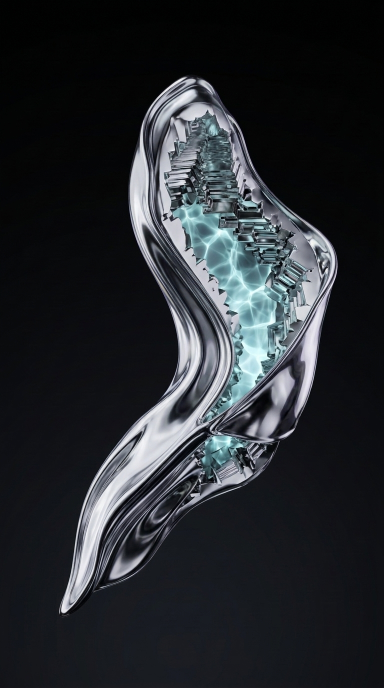
#> input picture artworks/masters/RUPTURE_M129_v1.jpg, 768 x 1376 px, found by its file name (shown at 1/2 size)
$ python -i generate_editions_07_08_09_10.py   (imports and definitions only)
#> lines starting #> are read from the running program, lines starting #| are printed output that depends on the picture
#> in load_master_artwork, raw is the input picture: PIL image 768x1376 RGB; mean R, G, B 39.4, 42.7, 47
#!/usr/bin/env python3
"""
RUPTURE Studio — Generator for Editions 07, 08, 09, and 10
Explores chromatic variety across the collective's underground identity:
- Edition 07: Chromatic Strata (Horizontal Color Rows in 3-col profile grid: Silver, Red, Cyan, Purple, Amber)
- Edition 08: Ultraviolet Rift (Deep Acid Violet, Dark Orchid, Electric Lavender, Void Obsidian)
- Edition 09: Cryogenic Void (Sub-zero Cyan, Oceanic Cobalt, Polar Ice Glass, Mirror Chrome)
- Edition 10: Spectrum Mutation (Full Randomized Multi-Chromatic Exploration & Duotones across all 15 posts)
"""

import os
import sys
import json
from PIL import Image, ImageDraw, ImageFont, ImageOps, ImageEnhance

ROOT = os.path.abspath(os.path.join(os.path.dirname(__file__), ".."))
MASTERS_DIR = os.path.join(ROOT, "artworks", "masters")
BRAIN_DIR = "/Users/alex/.gemini/antigravity/brain/caf6c4ea-9b06-4d9f-9428-74b197be24de"

FONT_HELVETICA_TTC = "/System/Library/Fonts/HelveticaNeue.ttc"
FONT_MONO_TTF = "/System/Library/Fonts/SFNSMono.ttf"

# [11 lines left out: function get_font, not called in this run]

COLOR_WHITE = (255, 255, 255)
COLOR_OFFWHITE = (235, 238, 242)
COLOR_SILVER = (195, 202, 212)
COLOR_SLATE = (110, 118, 132)
COLOR_DARK_SLATE = (45, 50, 60)
COLOR_CHARCOAL = (24, 26, 32)
COLOR_VOID = (8, 9, 12)

COLOR_PALE_CYAN = (122, 231, 255)
COLOR_ICY_BLUE = (94, 197, 255)
COLOR_LAVENDER = (196, 181, 253)
COLOR_PEARL = (214, 218, 223)
COLOR_ULTRAVIOLET = (168, 108, 255)
COLOR_MAGENTA = (255, 45, 175)
COLOR_MOLTEN_RED = (255, 45, 60)
COLOR_AMBER = (255, 165, 30)
COLOR_EMERALD = (0, 245, 145)
COLOR_COBALT = (60, 130, 255)

def apply_chromatic_grade(img, mode="silver", intensity=0.82):
#> called with mode = 'silver', intensity = 0.82
    rgb = img.convert("RGB")
    gray = ImageOps.grayscale(rgb)
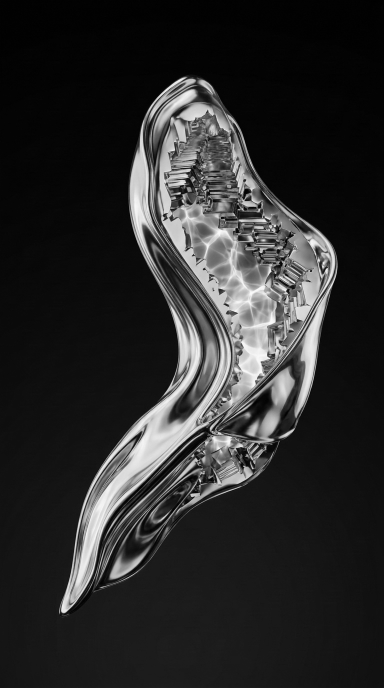
#> gray: PIL image 768x1376 L (shown at 1/2 size); min 0, max 254, mean 42.2

    if mode == "silver" or mode == "monochrome":
        enhancer = ImageEnhance.Contrast(rgb)
        return enhancer.enhance(1.18)
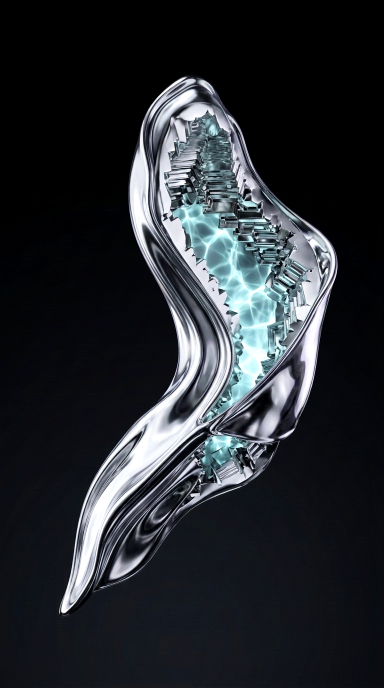
#> returned value: PIL image 768x1376 RGB (shown at 1/2 size); mean R, G, B 39.5, 43.1, 48

    elif mode == "red" or mode == "crimson":
        tint = ImageOps.colorize(gray, black=(8, 0, 2), mid=(235, 22, 42), white=(255, 238, 242))
        return Image.blend(rgb, tint, intensity)

    elif mode == "purple" or mode == "ultraviolet":
        tint = ImageOps.colorize(gray, black=(12, 2, 20), mid=(165, 42, 245), white=(255, 238, 255))
        return Image.blend(rgb, tint, intensity)

    elif mode == "cyan" or mode == "cryogenic":
        tint = ImageOps.colorize(gray, black=(0, 8, 16), mid=(0, 212, 255), white=(225, 255, 255))
        return Image.blend(rgb, tint, intensity)

    elif mode == "amber" or mode == "gold":
        tint = ImageOps.colorize(gray, black=(14, 5, 0), mid=(255, 150, 18), white=(255, 250, 225))
        return Image.blend(rgb, tint, intensity)

    elif mode == "emerald" or mode == "toxic":
        tint = ImageOps.colorize(gray, black=(0, 12, 6), mid=(0, 245, 140), white=(220, 255, 240))
        return Image.blend(rgb, tint, intensity)

    elif mode == "magenta":
        tint = ImageOps.colorize(gray, black=(16, 0, 10), mid=(250, 25, 165), white=(255, 235, 252))
        return Image.blend(rgb, tint, intensity)

    elif mode == "cobalt":
        tint = ImageOps.colorize(gray, black=(0, 4, 16), mid=(35, 95, 250), white=(215, 238, 255))
        return Image.blend(rgb, tint, intensity)

    elif mode == "duotone_purple_cyan":
        tint = ImageOps.colorize(gray, black=(24, 2, 42), mid=(152, 42, 225), white=(85, 242, 255))
        return Image.blend(rgb, tint, intensity)

    elif mode == "duotone_red_amber":
        tint = ImageOps.colorize(gray, black=(24, 2, 4), mid=(225, 28, 32), white=(255, 218, 85))
        return Image.blend(rgb, tint, intensity)

    return rgb

def load_master_artwork(filename, target_size=(1080, 1350), scale=1.0, offset=(0, 0), color_mode="silver", intensity=0.82):
    path = os.path.join(MASTERS_DIR, filename)
    if not os.path.exists(path):
        raise FileNotFoundError(f"Missing master artwork: {path}")
    raw = Image.open(path).convert("RGB")
    graded = apply_chromatic_grade(raw, mode=color_mode, intensity=intensity)
    img = graded.convert("RGBA")

    w, h = img.size
#> w = 768; h = 1376
    tw, th = target_size
    scale_factor = max(tw / w, th / h) * scale
#> scale_factor = 1.41
    nw, nh = int(w * scale_factor), int(h * scale_factor)
#> nw = 1080; nh = 1935
    img_resized = img.resize((nw, nh), Image.Resampling.LANCZOS)
    left = (nw - tw) // 2 + offset[0]
#> left = 0
    top = (nh - th) // 2 + offset[1]
#> top = 292
    cropped = img_resized.crop((left, top, left + tw, top + th))
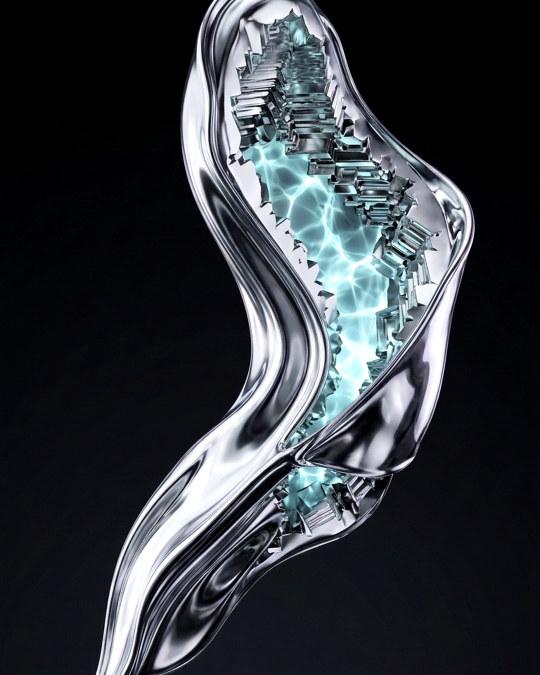
#> cropped: PIL image 1080x1350 RGBA (shown at 1/2 size); mean R, G, B, A 51.3, 55.8, 61.5, 255
    return cropped

# [305 lines left out: functions apply_gradient_overlay, draw_translucent_panel, draw_letterspaced, draw_technical_frame, draw_header_meta, draw_footer_meta and 1 more, not called in this run]

# ==============================================================================
# EDITIONS SPECIFICATIONS FOR 07, 08, 09, 10
# ==============================================================================

EDITIONS = [
    {
        "id": "edition_07_chromatic_strata",
        "title": "EDITION 07: CHROMATIC STRATA",
        "short_title": "Chromatic Strata",
        "posts": [
            # Row 1 (Silver / Mercury)
            ("01", "The First Signal", "RUPTURE_M15_v1.jpg", "Sculptural Liquid Chrome", "Primary Family", "silver", COLOR_SILVER, False),
            ("02", "The Manifesto", "RUPTURE_M23_v1.jpg", "Folded Liquid Surfaces", "Secondary Family", "silver", COLOR_WHITE, False),
            ("03", "The Identity", "RUPTURE_M54_v1.jpg", "Sculptural Liquid Chrome", "Primary Family", "silver", COLOR_SILVER, False),
            # Row 2 (Molten Crimson Red)
            ("04", "Save The Date", "RUPTURE_M38_v1.jpg", "Folded Liquid Surfaces", "Secondary Family", "red", COLOR_MOLTEN_RED, False),
            ("05", "Main Event Poster", "RUPTURE_M43_v1.jpg", "Folded Liquid Surfaces", "Secondary Family", "red", COLOR_MOLTEN_RED, True),
            ("06", "The Lineup", "RUPTURE_M74_v1.jpg", "Sculptural Liquid Chrome", "Primary Family", "red", COLOR_MOLTEN_RED, False),
            # Row 3 (Cryogenic Cyan)
            ("07", "Sound System Focus", "RUPTURE_M80_v1.jpg", "Folded Liquid Surfaces", "Secondary Family", "cyan", COLOR_ICY_BLUE, False),
            ("08", "The Sanctuary", "RUPTURE_M40_v1.jpg", "Translucent Glass Membrane", "Secondary Family", "cyan", COLOR_PALE_CYAN, False),
            ("09", "Artist Spotlight", "RUPTURE_M61_v1.jpg", "Reflective Globes & Rings", "Secondary Family", "cyan", COLOR_PALE_CYAN, False),
            # Row 4 (Ultraviolet / Purple)
            ("10", "Spatial Geometry", "RUPTURE_M85_v1.jpg", "Folded Liquid Surfaces", "Secondary Family", "purple", COLOR_ULTRAVIOLET, False),
            ("11", "Location Coordinates", "RUPTURE_M52_v1.jpg", "Sculptural Liquid Chrome", "Primary Family", "purple", COLOR_LAVENDER, False),
            ("12", "The Countdown (7 Days)", "RUPTURE_M39_v1.jpg", "Translucent Glass Membrane", "Secondary Family", "purple", COLOR_ULTRAVIOLET, False),
            # Row 5 (Amber / Gold)
            ("13", "Last Tickets", "RUPTURE_M138_v1.jpg", "Folded Liquid Surfaces", "Secondary Family", "amber", COLOR_AMBER, True),
            ("14", "Practical Guide", "RUPTURE_M45_v1.jpg", "Sculptural Liquid Chrome", "Primary Family", "amber", COLOR_AMBER, False),
            ("15", "Tonight", "RUPTURE_M130_v1.jpg", "Sculptural Liquid Chrome", "Primary Family", "amber", COLOR_AMBER, False)
        ]
    },
    {
        "id": "edition_08_ultraviolet_rift",
        "title": "EDITION 08: ULTRAVIOLET RIFT",
        "short_title": "Ultraviolet Rift",
        "posts": [
            ("01", "The First Signal", "RUPTURE_M35_v1.jpg", "Pearlescent Silver Fluid", "Primary Family", "purple", COLOR_ULTRAVIOLET, False),
            ("02", "The Manifesto", "RUPTURE_M41_v1.jpg", "Translucent Glass Membrane", "Secondary Family", "purple", COLOR_LAVENDER, False),
            ("03", "The Identity", "RUPTURE_M92_v1.jpg", "Pearlescent Silver Fluid", "Primary Family", "silver", COLOR_LAVENDER, False),
            ("04", "Save The Date", "RUPTURE_M18_v1.jpg", "Translucent Glass Membrane", "Secondary Family", "purple", COLOR_ULTRAVIOLET, False),
            ("05", "Main Event Poster", "RUPTURE_M101_v1.jpg", "Pearlescent Silver Fluid", "Primary Family", "magenta", COLOR_MAGENTA, True),
            ("06", "The Lineup", "RUPTURE_M24_v1.jpg", "Translucent Glass Membrane", "Secondary Family", "duotone_purple_cyan", COLOR_LAVENDER, False),
            ("07", "Sound System Focus", "RUPTURE_M71_v1.jpg", "Pearlescent Silver Fluid", "Primary Family", "purple", COLOR_ULTRAVIOLET, False),
            ("08", "The Sanctuary", "RUPTURE_M39_v1.jpg", "Translucent Glass Membrane", "Secondary Family", "silver", COLOR_LAVENDER, False),
            ("09", "Artist Spotlight", "RUPTURE_M114_v1.jpg", "Pearlescent Silver Fluid", "Primary Family", "purple", COLOR_ULTRAVIOLET, False),
            ("10", "Spatial Geometry", "RUPTURE_M42_v1.jpg", "Translucent Glass Membrane", "Secondary Family", "purple", COLOR_LAVENDER, False),
            ("11", "Location Coordinates", "RUPTURE_M121_v1.jpg", "Pearlescent Silver Fluid", "Primary Family", "purple", COLOR_ULTRAVIOLET, False),
            ("12", "The Countdown (7 Days)", "RUPTURE_M87_v1.jpg", "Translucent Glass Membrane", "Secondary Family", "purple", COLOR_ULTRAVIOLET, False),
            ("13", "Last Tickets", "RUPTURE_M128_v1.jpg", "Pearlescent Silver Fluid", "Primary Family", "magenta", COLOR_MAGENTA, True),
            ("14", "Practical Guide", "RUPTURE_M140_v1.jpg", "Translucent Glass Membrane", "Secondary Family", "purple", COLOR_LAVENDER, False),
            ("15", "Tonight", "RUPTURE_M135_v1.jpg", "Pearlescent Silver Fluid", "Primary Family", "purple", COLOR_ULTRAVIOLET, False)
        ]
    },
    {
        "id": "edition_09_cryogenic_void",
        "title": "EDITION 09: CRYOGENIC VOID",
        "short_title": "Cryogenic Void",
        "posts": [
            ("01", "The First Signal", "RUPTURE_M08_v1.jpg", "Reflective Globes & Rings", "Primary Family", "cyan", COLOR_PALE_CYAN, False),
            ("02", "The Manifesto", "RUPTURE_M15_v1.jpg", "Sculptural Liquid Chrome", "Secondary Family", "silver", COLOR_ICY_BLUE, False),
            ("03", "The Identity", "RUPTURE_M16_v1.jpg", "Reflective Globes & Rings", "Primary Family", "cyan", COLOR_PALE_CYAN, False),
            ("04", "Save The Date", "RUPTURE_M53_v1.jpg", "Sculptural Liquid Chrome", "Secondary Family", "cyan", COLOR_ICY_BLUE, False),
            ("05", "Main Event Poster", "RUPTURE_M02_v1.jpg", "Reflective Globes & Rings", "Primary Family", "cobalt", COLOR_PALE_CYAN, False),
            ("06", "The Lineup", "RUPTURE_M28_v1.jpg", "Sculptural Liquid Chrome", "Secondary Family", "cyan", COLOR_ICY_BLUE, False),
            ("07", "Sound System Focus", "RUPTURE_M61_v1.jpg", "Reflective Globes & Rings", "Primary Family", "cyan", COLOR_PALE_CYAN, False),
            ("08", "The Sanctuary", "RUPTURE_M88_v1.jpg", "Sculptural Liquid Chrome", "Secondary Family", "silver", COLOR_PALE_CYAN, False),
            ("09", "Artist Spotlight", "RUPTURE_M78_v1.jpg", "Reflective Globes & Rings", "Primary Family", "cyan", COLOR_ICY_BLUE, False),
            ("10", "Spatial Geometry", "RUPTURE_M52_v1.jpg", "Sculptural Liquid Chrome", "Secondary Family", "cobalt", COLOR_PALE_CYAN, False),
            ("11", "Location Coordinates", "RUPTURE_M81_v1.jpg", "Reflective Globes & Rings", "Primary Family", "cyan", COLOR_ICY_BLUE, False),
            ("12", "The Countdown (7 Days)", "RUPTURE_M137_v1.jpg", "Sculptural Liquid Chrome", "Secondary Family", "cyan", COLOR_PALE_CYAN, False),
            ("13", "Last Tickets", "RUPTURE_M98_v1.jpg", "Reflective Globes & Rings", "Primary Family", "red", COLOR_MOLTEN_RED, True),
            ("14", "Practical Guide", "RUPTURE_M97_v1.jpg", "Sculptural Liquid Chrome", "Secondary Family", "cyan", COLOR_ICY_BLUE, False),
            ("15", "Tonight", "RUPTURE_M126_v1.jpg", "Reflective Globes & Rings", "Primary Family", "cyan", COLOR_PALE_CYAN, False)
        ]
    },
    {
        "id": "edition_10_spectrum_mutation",
        "title": "EDITION 10: SPECTRUM MUTATION",
        "short_title": "Spectrum Mutation",
        "posts": [
            ("01", "The First Signal", "RUPTURE_M68_v1.jpg", "Reflective Globes & Rings", "Multi-Family", "emerald", COLOR_EMERALD, False),
            ("02", "The Manifesto", "RUPTURE_M119_v1.jpg", "Folded Liquid Surfaces", "Multi-Family", "red", COLOR_MOLTEN_RED, False),
            ("03", "The Identity", "RUPTURE_M11_v1.jpg", "Translucent Glass Membrane", "Multi-Family", "silver", COLOR_WHITE, False),
            ("04", "Save The Date", "RUPTURE_M132_v1.jpg", "Folded Liquid Surfaces", "Multi-Family", "duotone_purple_cyan", COLOR_PALE_CYAN, False),
            ("05", "Main Event Poster", "RUPTURE_M72_v1.jpg", "Translucent Glass Membrane", "Multi-Family", "red", COLOR_MOLTEN_RED, True),
            ("06", "The Lineup", "RUPTURE_M96_v1.jpg", "Reflective Globes & Rings", "Multi-Family", "purple", COLOR_ULTRAVIOLET, False),
            ("07", "Sound System Focus", "RUPTURE_M139_v1.jpg", "Pearlescent Silver Fluid", "Multi-Family", "cyan", COLOR_PALE_CYAN, False),
            ("08", "The Sanctuary", "RUPTURE_M108_v1.jpg", "Folded Liquid Surfaces", "Multi-Family", "amber", COLOR_AMBER, False),
            ("09", "Artist Spotlight", "RUPTURE_M12_v1.jpg", "Sculptural Liquid Chrome", "Multi-Family", "duotone_purple_cyan", COLOR_LAVENDER, False),
            ("10", "Spatial Geometry", "RUPTURE_M84_v1.jpg", "Folded Liquid Surfaces", "Multi-Family", "cobalt", COLOR_ICY_BLUE, False),
            ("11", "Location Coordinates", "RUPTURE_M106_v1.jpg", "Reflective Globes & Rings", "Multi-Family", "magenta", COLOR_MAGENTA, False),
            ("12", "The Countdown (7 Days)", "RUPTURE_M134_v1.jpg", "Folded Liquid Surfaces", "Multi-Family", "emerald", COLOR_EMERALD, False),
            ("13", "Last Tickets", "RUPTURE_M55_v1.jpg", "Folded Liquid Surfaces", "Multi-Family", "duotone_red_amber", COLOR_MOLTEN_RED, True),
            ("14", "Practical Guide", "RUPTURE_M113_v1.jpg", "Sculptural Liquid Chrome", "Multi-Family", "silver", COLOR_SILVER, False),
            ("15", "Tonight", "RUPTURE_M141_v1.jpg", "Folded Liquid Surfaces", "Multi-Family", "amber", COLOR_AMBER, False)
        ]
    }
]

# [58 lines left out: function main, not called in this run]

# [2 lines not run here, left out]

>>> result = load_master_artwork('../artworks/masters/RUPTURE_M129_v1.jpg')

$ run again, on artworks/masters/RUPTURE_M142_v1.jpg
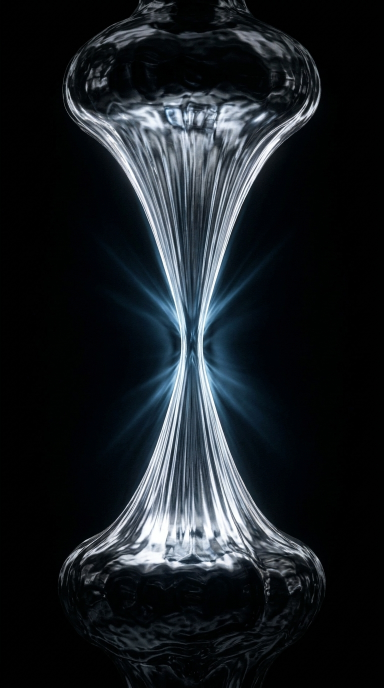
#> input picture artworks/masters/RUPTURE_M142_v1.jpg, 768 x 1376 px, found by its file name (shown at 1/2 size)
#> in load_master_artwork, raw is the input picture: PIL image 768x1376 RGB; mean R, G, B 26.4, 31.4, 35.8
#> in apply_chromatic_grade, `return enhancer.enhance(1.18)`:
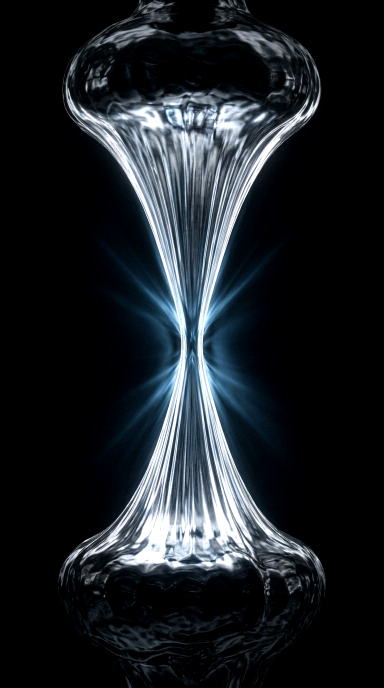
#> returned value: PIL image 768x1376 RGB (shown at 1/2 size); mean R, G, B 28.2, 33.1, 37.8
#> in load_master_artwork, `cropped = img_resized.crop((left, top, left + tw, top + th))`:
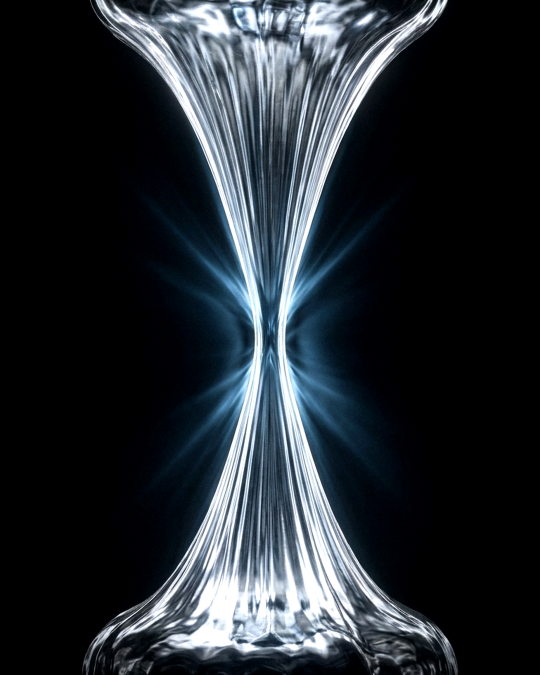
#> cropped: PIL image 1080x1350 RGBA (shown at 1/2 size); mean R, G, B, A 36.9, 43.1, 49.1, 255
